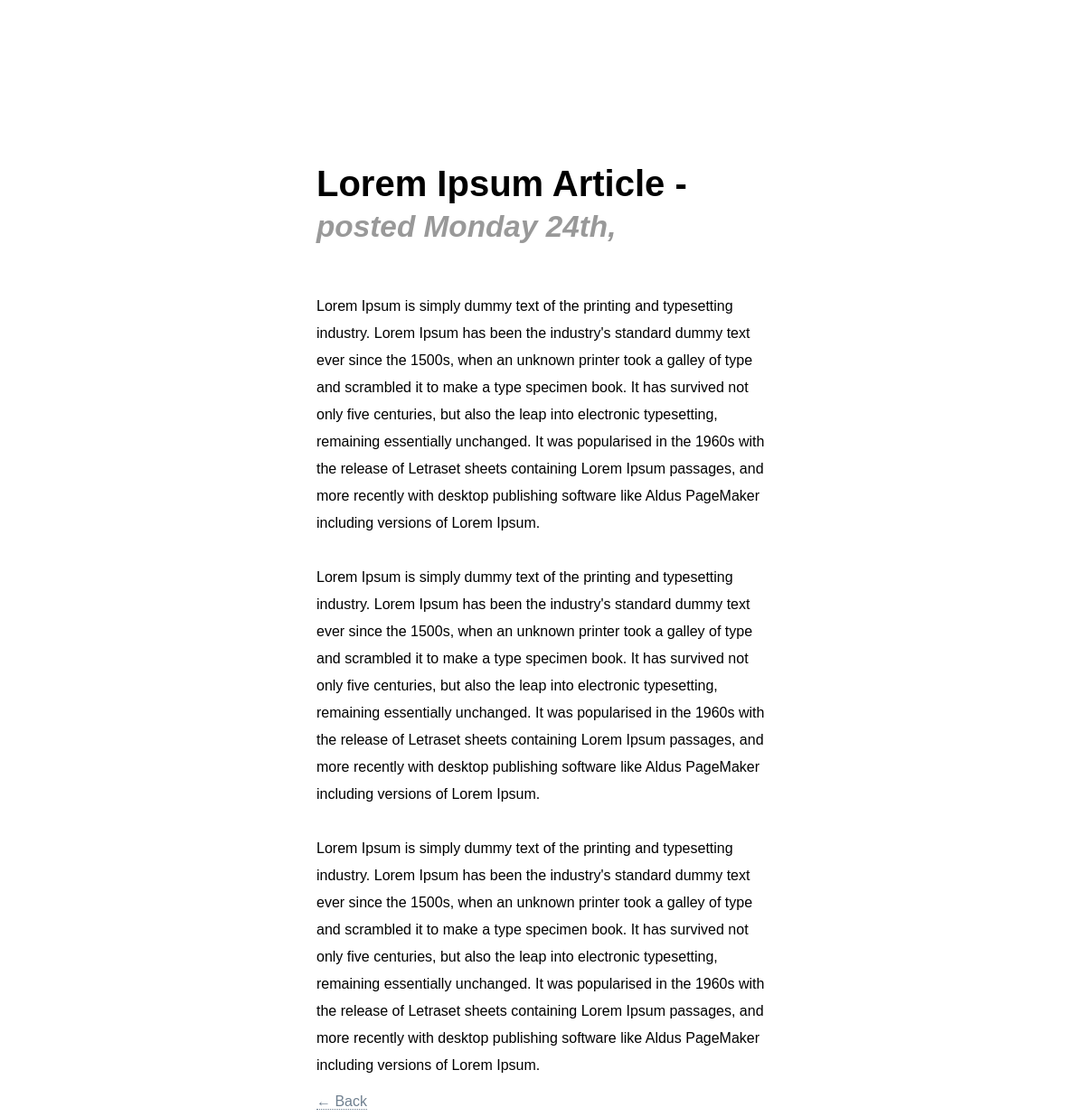
The app's page /article.php?id=5 with its own data.
### tables this page shows
CREATE TABLE `articles` (
  `article_id` int(11) NOT NULL AUTO_INCREMENT,
  `article_title` varchar(255) DEFAULT NULL,
  `article_content` text,
  `article_timestamp` int(11) DEFAULT NULL,
  PRIMARY KEY (`article_id`)
);

### includes/article.php (called while the page is built, shortened)
<?php
class Article {
    public function fetch_data($article_id){
        global $pdo;
        $query = $pdo->prepare("SELECT * FROM articles WHERE article_id = ?");
        $query->bindValue(1, $article_id);
        $query->execute();
        return $query->fetch();
    }
}
?>

### article.php (the view, shortened to what this page needs)
<?php
include_once('includes/connection.php');
include_once('includes/article.php');
$article = new Article;
if (isset($_GET['id'])) {
    $id = $_GET['id'];
    $data = $article->fetch_data($id);
?>
    <!DOCTYPE html>
    <html lang="en">
    <head>
        <link rel="stylesheet" href="style.css" />
    </head>
    <body>
        <div class="container">
           <h4><?php echo $data['article_title'];?> -
           <small>
               posted <?php echo date('l jS,', $data['article_timestamp']); ?>
           </small>
           </h4>
           <p><?php  echo $data['article_content'];?></p>
           <a href="index.php">&larr; Back</a>
        </div>
    </body>
    </html>
<?php
} else {
    header('Location: index.php');
    exit();
}

### style.css (style rules this page uses)
body { padding-top: 120px; font-family: Arial; }
h4 { font-size: 40px; }
.container { width: 500px; margin: 0 auto; }
a:link, a:visited { color: slateGray; text-decoration: none; border-bottom: 1px dotted slateGray; }
small { color: #999; font-style: italic; }
p { line-height: 30px; }

### records on screen
articles: article_title "Lorem Ipsum Article", article_timestamp "Monday 24th,", article_content "Lorem Ipsum is simply dummy text of the printing and typesetting industry. Lorem Ipsum has been the industry's standard dummy text ever since the 1500s, when an unknown printer took a galley of type and scrambled it to make a type specimen book. It has survived not only five centuries, but also the leap into electronic typesetting, remaining essentially unchanged. It was popularised in the 1960s with the release of Letraset sheets containing Lorem Ipsum passages, and more recently with desktop publishing software like Aldus PageMaker including versions of Lorem Ipsum. Lorem Ipsum is simply dummy text of the printing and typesetting industry. Lorem Ipsum has been the industry's standard…"
